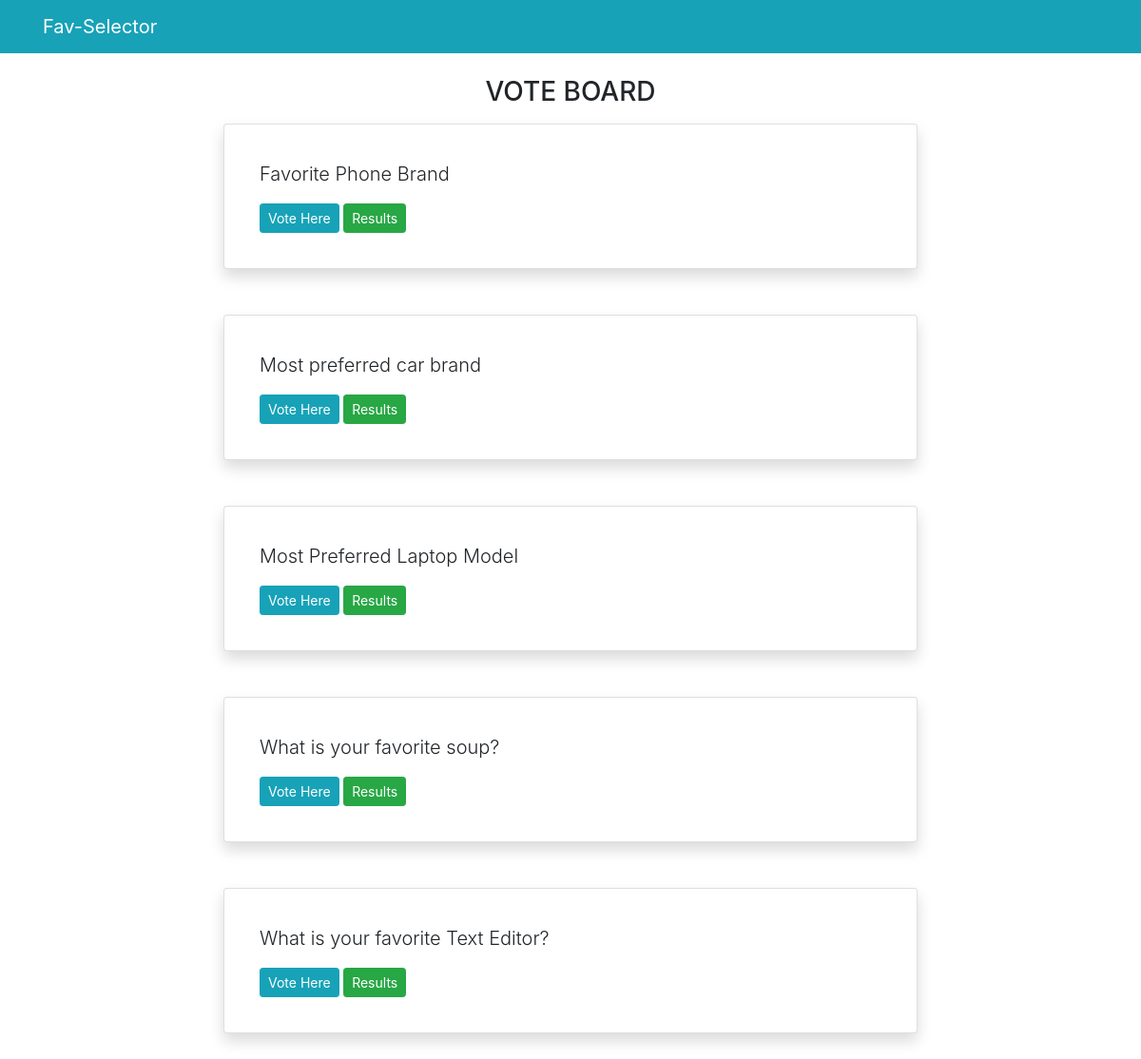
Screenshot of /polls/ with the database file from the repository.
### polls/models.py (models this page shows, shortened)
class Question(models.Model):
    question_text = models.CharField(max_length=200)
    pub_date = models.DateTimeField('Date Published')

### polls/views.py (the view)
# urls.py: path('', views.index, name='index'),
def index(request):
    latest_question_list = Question.objects.order_by('-pub_date')[:5]
    context = {'latest_question_list': latest_question_list}
    return render(request, 'polls/index.html', context)

### polls/templates/polls/index.html
{% extends 'polls/base.html' %}
{% block content %}
    <h3 class="text-center mb-3">VOTE BOARD</h3>
    {% if latest_question_list %}
        {% for question in latest_question_list %}
            <div class="card mb-3  shadow p-3 mb-5 bg-white rounded">
                <div class="card-body border border-white">
                    <p class="lead">{{ question.question_text }}</p>
                    <a href="{% url 'polls:detail' question.id %}" class="btn btn-info btn-sm">Vote Here</a>
                    <a href="{% url 'polls:results' question.id %}" class="btn btn-success btn-sm">Results</a>
                </div>
            </div>
        {% endfor %}
    {% else %}
        <p>No Polls found</p>
    {% endif %}
{% endblock %}

### rows the page displays
Question: question_text "Favorite Phone Brand"
Question: question_text "Most preferred car brand"
Question: question_text "Most Preferred Laptop Model"
Question: question_text "What is your favorite soup?"
Question: question_text "What is your favorite Text Editor?"
